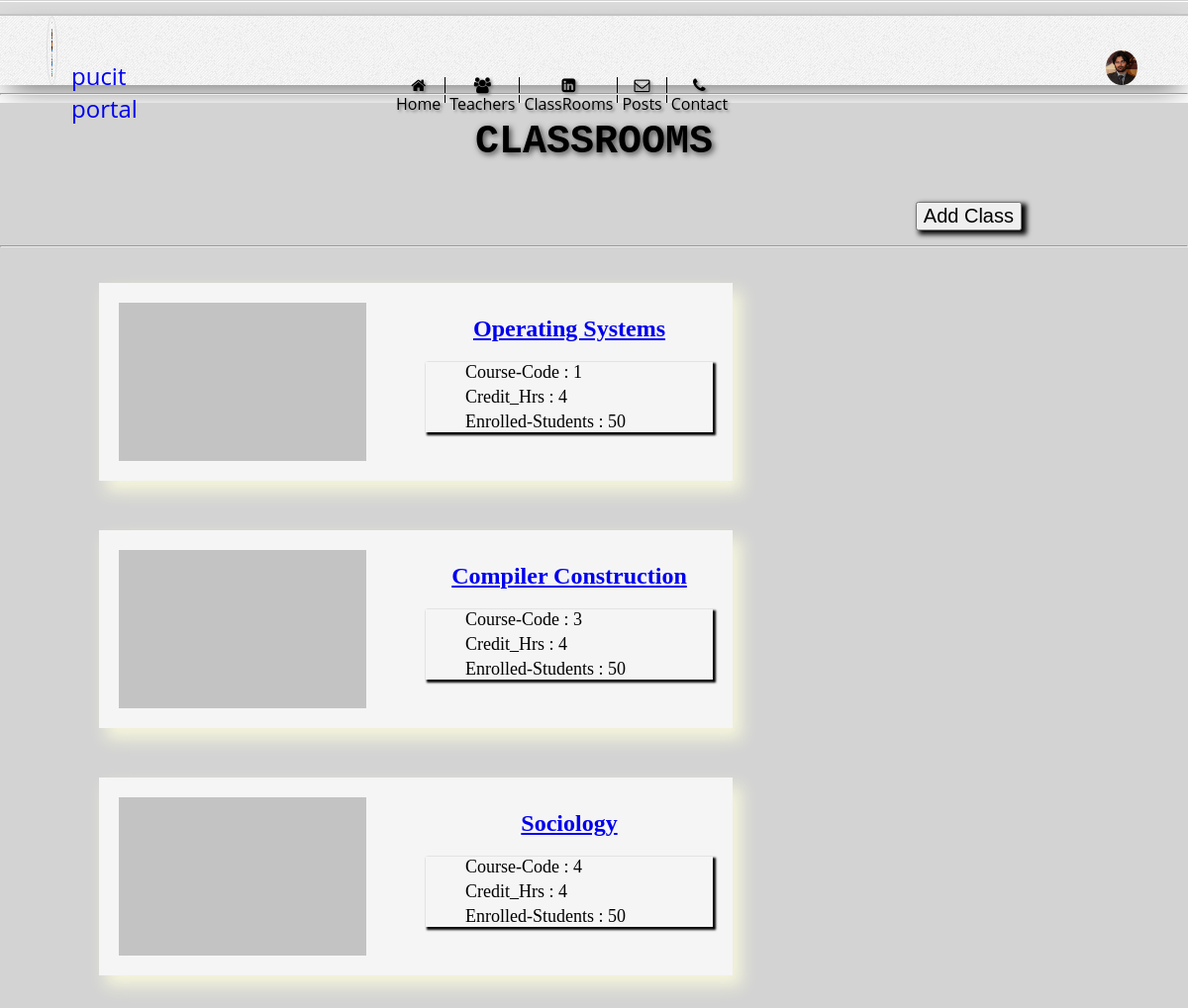
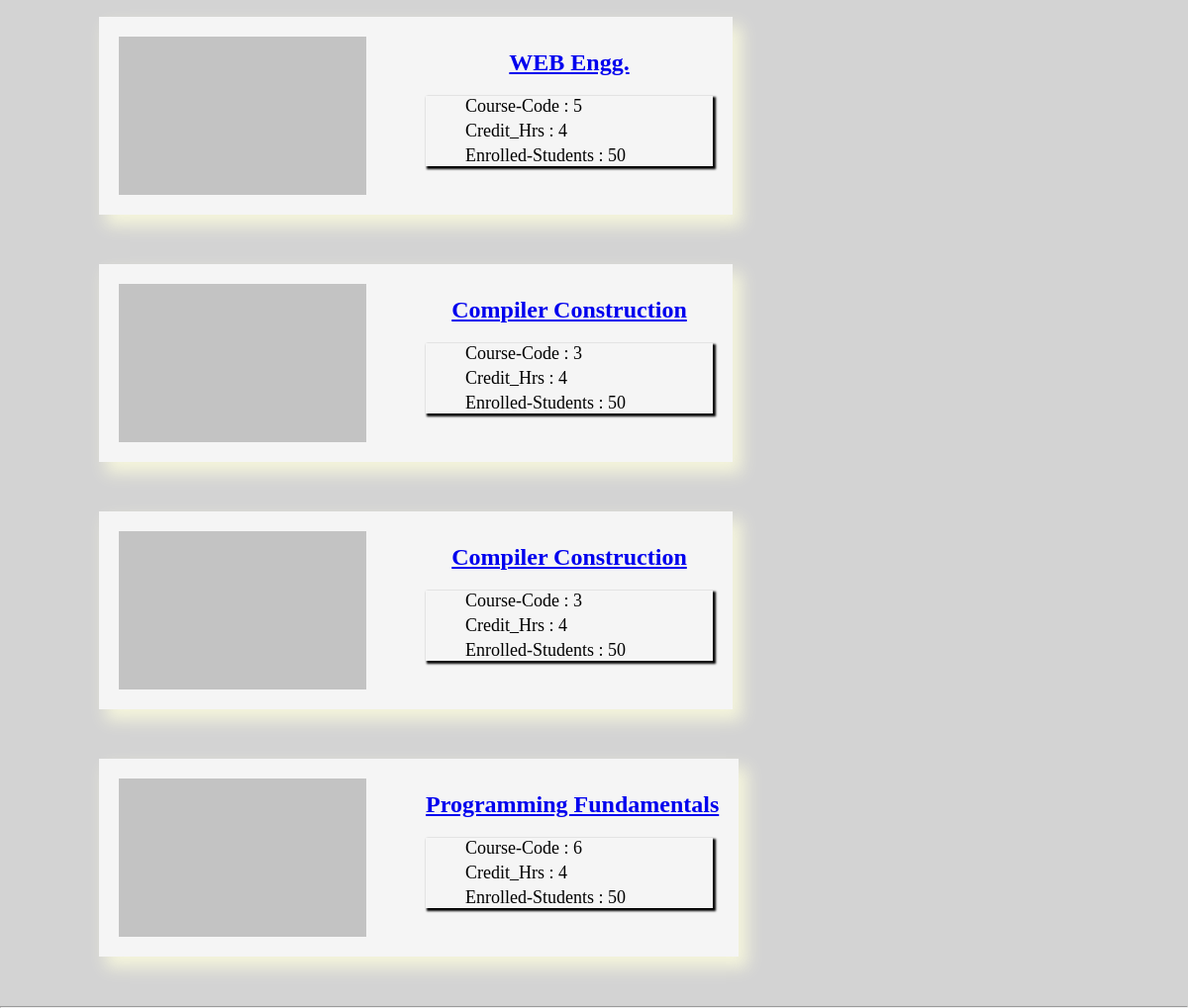
/PHP/WEBSITE/classes/Teacher.php (signed in), run on the app's committed database (2 pictures, top to bottom).
### tables this page shows
CREATE TABLE `classes` (
  `classId` int(4) unsigned NOT NULL AUTO_INCREMENT,
  `teacherId` int(4) unsigned DEFAULT NULL,
  `courseId` int(4) unsigned DEFAULT NULL,
  `description` longtext,
  `courseOutline` longtext,
  `image` varchar(45) DEFAULT NULL,
  PRIMARY KEY (`classId`)
);

CREATE TABLE `courses` (
  `courseId` int(4) unsigned NOT NULL AUTO_INCREMENT,
  `courseName` varchar(50) DEFAULT NULL,
  `credits` int(1) DEFAULT NULL,
  `description` longtext,
  PRIMARY KEY (`courseId`)
);

### PHP/WEBSITE/classes/Teacher.php (the view, shortened to what this page needs)
<?php
    include('../connect/prac.php');
?>
<html>
<head>
    <link rel="stylesheet" type="text/css" href="../css/newclass.css">
    <link rel="stylesheet" type="text/css" href="../css/headr.css">
    <link rel="stylesheet" href="../css/font-awesome/css/font-awesome.min.css">
</head>
    <body>
        <?php include('../header.php'); ?>
        <hr style="margin-top:20px;">
        <div id="content">
            <div id="newclass-main">
                <div id="newclass-Content">
                    <div id="newclass-mainContent"></div>
                    <div id="newclass-Content1">
                        <div id="newclass-Content1-b">
                            CLASSROOMS
                        </div>
                        <div id="newclass-Content1-a">
                            <input type="button" id="btn" value="Add Class" style="float: right;">
                        </div>
                    </div>
                    <br><br><hr><br>
                    <div id="classroomS-Content2 ">
                        <div style="background-color:lightgray;">
                            <?php
                            $aa = $_SESSION["user"];
                            $sql = "Select c.classId,c1.courseName , c1.credits , c1.courseId,c.image from classes c , courses c1 where c.courseId=c1.courseId  AND c.teacherId='$aa'";
                            $result = mysqli_query($conn,$sql);
                            $record_found=mysqli_num_rows($result);
                            if($record_found > 0 )
                            {
                                while($row=mysqli_fetch_assoc($result))
                                {
                                    if((empty($row['image']) == true) || (file_exists($row['image']) == false))
                                    {
                                        $row['image'] = 'image/default.jpg';
                                    }
                                    echo    '<div class="class_table">
                                        <div style="display:table-cell;">
                                            <img class="class_img" src="'.$row['image'].'">
                                        </div>
                                        <div style="display:table-cell;vertical-align:middle;padding-left: 60px;">
                                            <a href="../classroomController.php?type=1&class='.$row['classId'].'">
                                                <h2 style="text-align: center;">'.$row['courseName'].'</h2>
                                            </a>
                                            <ul>
                                                <li>Course-Code : '.$row['courseId'].'</li>
                                                <li>Credit_Hrs : '.$row['credits'].'</li>
                                                <li>Enrolled-Students : 50</li>
                                            </ul>
                                        </div>
                                    </div>';
                                }
                            }
                            ?>
                        </div>
                    </div>
                </div>
            </div>
        </div>
    </body>
</html>

### PHP/WEBSITE/header.php (shortened to what this page needs)
<div id="Header">
    <div class="wrapper">
        <div id="container">
            <div class="main_menu ">
                <div class="nav-bar ">
                    <div class="container ">
                        <div><img class="img-thumbnail img-circle web_logo_img logo" alt="Image Ot.Found.." src="../image/PUCIT1.png"></div>
                        <a id="logo" href="index.html">pucit portal</a>
                        <ul>
                            <div style="display:table">
                                <li style="border-left:0px">
                                    <a href="../home/home.html" class="active">
                                        <i class="fa fa-home"></i>
                                        Home
                                    </a>
                                </li>
                                <li>
                                    <a href="../teacher_HTML/teacher-info.html" >
                                        <i class="fa fa-users"></i>
                                        Teachers
                                    </a>
                                </li>
                                <li style="display:table-cell;algin:right">
                                    <a href="/PHP_PRO/PHP/WEBSITE/classesController.php" >
                                        <i class="fa fa-linkedin-square"></i>
                                        ClassRooms
                                    </a>
                                </li>
                                <li>
                                    <a href="GLOBAL%20POST.html" >
                                        <i class="fa fa-envelope-o"></i>
                                        Posts
                                    </a>
                                </li>
                                <li>
                                    <a href="/PHP_PRO/PHP/WEBSITE/contact/contactUs.php" >
                                        <i class="fa fa-phone"></i>
                                        Contact
                                    </a>
                                </li>
                            </div>
                        </ul>
                        <div id="usr_img">
                            <img class="user_logo_img" id="user-profile-img" alt="Image NOt FOund ..." src="../image/shuja.png">
                        </div>
                    </div>
                </div>
            </div>
        </div>
    </div>
</div>

### PHP/WEBSITE/css/newclass.css (style rules this page uses)
#newclass-main { width:100%; height: 100%; margin: auto ; padding: 0; background-color: lightgrey }
#newclass-mainContent { height: 15px ; }
#newclass-Content1 { width:100%; clear: both; }
#newclass-Content1-a { padding-top: 3%; }
#newclass-Content1-b { font-size: 40px; padding: 2px; font-family: monospace; text-align: center; font-weight: 700; text-shadow: 2px 2px 6px #3a3a3a; }
select, input { font-size: 20px;box-shadow: 4px 3px 5px 1px;margin-right: 14%;margin-bottom: 5px; }
.class_img { min-width: 250px;max-width: 250px;min-height: 160px;max-height: 160px; }
.class_table { display:table;box-shadow: 8px 10px 15px 1px beige;margin:10px;margin-bottom:50px;min-width: 600px;border-color:white;margin-left: 100px;padding: 20px;background-color: whitesmoke; }
.class_table ul { list-style-type: none;box-shadow: 2px 2px 2px 1px;width: 250px; }
.class_table ul li { margin-bottom: 4px;font-size: 18px; }

### PHP/WEBSITE/css/headr.css (style rules this page uses)
body { margin: 0; }
.img-thumbnail { display: inline-block; max-width: 100%; height: auto; padding: 4px; line-height: 1.42857143; background-color: transparent; border: 1px solid #ddd; border-radius: 4px; }
.img-circle { border-radius: 50%; }
#Header #container .main_menu .container ul { text-align: center; vertical-align: -webkit-baseline-middle; vertical-align: -moz-baseline-middle; vertical-align: -o-baseline-middle; padding-right: 2%; list-style: none; }
#Header #container .main_menu .container > ul li { display: table-cell; border-left: 1px solid; padding-right: 4px; padding-left: 4px; }
#Header #container .main_menu .container > ul li a { color: black; text-shadow: 2px 2px 3px grey; }
#Header #container .main_menu { margin-left: 1%; margin-right: 1%; }
#Header #container .main_menu .container { display: table; width: 100%; }
#Header #container .main_menu .container div:nth-child(1) { padding-left: 3%; padding-right: 2%; width: 60px; }
#Header #container .main_menu .container div#usr_img { vertical-align: -webkit-baseline-middle; vertical-align: -moz-baseline-middle; vertical-align: -o-baseline-middle; padding-right: 3%; }
#Header #container .main_menu .container > * { display: table-cell; }
#Header #container a { text-decoration: none; margin: 0; border: 0; outline: 0; font-size: 100%; vertical-align: -webkit-baseline-middle; vertical-align: -moz-baseline-middle; vertical-align: -o-baseline-middle; box-sizing: border-box; cursor: auto; font-style: normal; font-weight: normal; font-family: 'Open Sans', sans-serif; }
#Header #container .main_menu .user_logo_img { max-width: 35px; max-height: 35px; background-color: transparent; border-radius: 50%; }
#Header .wrapper { background-color: #DCDCDC; padding-top: 2px; height: 70px; }
#Header { border-top: 1px solid lightgrey; padding-top: 1px; }
#Header #container img.logo { height: 60px; width: 60px; }
#Header #container .main_menu .container ul, #Header #container .main_menu .container #usr_img, #Header #container .main_menu .container > a { padding-top: 20px; }
#Header #container a#logo { vertical-align: -webkit-baseline-middle; vertical-align: -moz-baseline-middle; vertical-align: -o-baseline-middle; padding-right: 25%; font-size: 24px; }
#Header #container { background-image: url(../Image/bg.png); background-repeat: repeat; padding-bottom: 20px; box-shadow: 0px 12px 30px -8px dimgrey; border-top: 2px solid #c4c4c4; margin-top: 10px; height: 50px; }

### data on the page
classes: courseId.courseName "Operating Systems", courseId.courseId "1", courseId.credits "4"
classes: courseId.courseName "Compiler Construction", courseId.courseId "3", courseId.credits "4"
classes: courseId.courseName "Sociology", courseId.courseId "4", courseId.credits "4"
classes: courseId.courseName "WEB Engg.", courseId.courseId "5", courseId.credits "4"
classes: courseId.courseName "Compiler Construction", courseId.courseId "3", courseId.credits "4"
classes: courseId.courseName "Compiler Construction", courseId.courseId "3", courseId.credits "4"
classes: courseId.courseName "Programming Fundamentals", courseId.courseId "6", courseId.credits "4"
